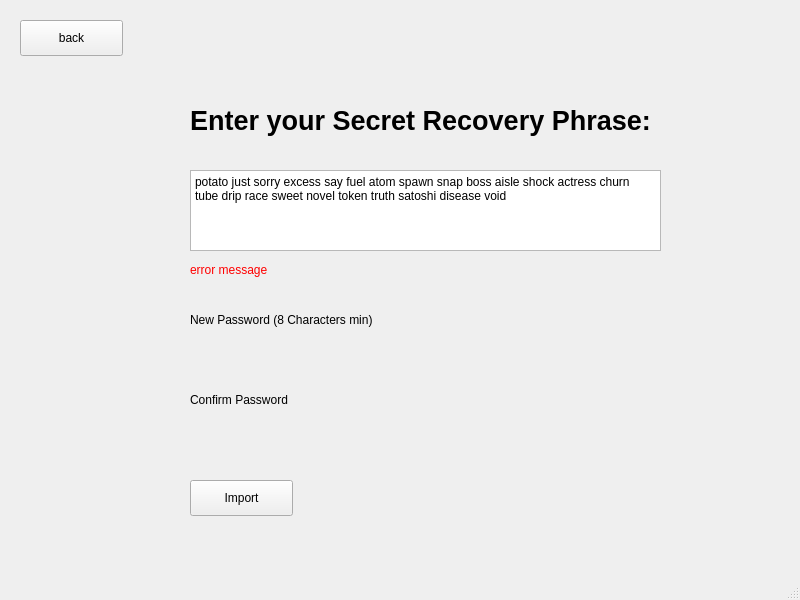
<?xml version="1.0" encoding="UTF-8"?>
<ui version="4.0">
 <class>ImportWalletWindow</class>
 <widget class="QMainWindow" name="ImportWalletWindow">
  <property name="geometry">
   <rect>
    <x>0</x>
    <y>0</y>
    <width>800</width>
    <height>600</height>
   </rect>
  </property>
  <property name="windowTitle">
   <string>Import Wallet</string>
  </property>
  <widget class="QWidget" name="centralwidget">
   <widget class="QLabel" name="label_2">
    <property name="geometry">
     <rect>
      <x>190</x>
      <y>50</y>
      <width>461</width>
      <height>141</height>
     </rect>
    </property>
    <property name="font">
     <font>
      <pointsize>20</pointsize>
      <weight>75</weight>
      <italic>false</italic>
      <bold>true</bold>
     </font>
    </property>
    <property name="text">
     <string>Enter your Secret Recovery Phrase:</string>
    </property>
    <property name="textFormat">
     <enum>Qt::AutoText</enum>
    </property>
    <property name="alignment">
     <set>Qt::AlignCenter</set>
    </property>
   </widget>
   <widget class="QPlainTextEdit" name="seedPhraseEdit">
    <property name="geometry">
     <rect>
      <x>190</x>
      <y>170</y>
      <width>471</width>
      <height>81</height>
     </rect>
    </property>
    <property name="plainText">
     <string>potato just sorry excess say fuel atom spawn snap boss aisle shock actress churn tube drip race sweet novel token truth satoshi disease void</string>
    </property>
   </widget>
   <widget class="QLabel" name="label">
    <property name="geometry">
     <rect>
      <x>190</x>
      <y>310</y>
      <width>281</width>
      <height>19</height>
     </rect>
    </property>
    <property name="text">
     <string>New Password (8 Characters min)</string>
    </property>
   </widget>
   <widget class="QLabel" name="label_3">
    <property name="geometry">
     <rect>
      <x>190</x>
      <y>390</y>
      <width>131</width>
      <height>19</height>
     </rect>
    </property>
    <property name="text">
     <string>Confirm Password</string>
    </property>
   </widget>
   <widget class="QPushButton" name="importBT">
    <property name="geometry">
     <rect>
      <x>190</x>
      <y>480</y>
      <width>103</width>
      <height>36</height>
     </rect>
    </property>
    <property name="text">
     <string>Import</string>
    </property>
   </widget>
   <widget class="QPushButton" name="backBT">
    <property name="geometry">
     <rect>
      <x>20</x>
      <y>20</y>
      <width>103</width>
      <height>36</height>
     </rect>
    </property>
    <property name="text">
     <string>back</string>
    </property>
   </widget>
   <widget class="KPasswordLineEdit" name="passEdit">
    <property name="geometry">
     <rect>
      <x>190</x>
      <y>340</y>
      <width>291</width>
      <height>36</height>
     </rect>
    </property>
   </widget>
   <widget class="KPasswordLineEdit" name="pass2Edit">
    <property name="geometry">
     <rect>
      <x>190</x>
      <y>420</y>
      <width>291</width>
      <height>36</height>
     </rect>
    </property>
   </widget>
   <widget class="QLabel" name="label_4">
    <property name="geometry">
     <rect>
      <x>190</x>
      <y>260</y>
      <width>471</width>
      <height>21</height>
     </rect>
    </property>
    <property name="font">
     <font>
      <weight>50</weight>
      <bold>false</bold>
     </font>
    </property>
    <property name="text">
     <string>&lt;html&gt;&lt;head/&gt;&lt;body&gt;&lt;p&gt;&lt;span style=&quot; color:#ff0000;&quot;&gt;error message&lt;/span&gt;&lt;/p&gt;&lt;/body&gt;&lt;/html&gt;</string>
    </property>
   </widget>
  </widget>
  <widget class="QStatusBar" name="statusbar"/>
 </widget>
 <customwidgets>
  <customwidget>
   <class>KPasswordLineEdit</class>
   <extends>QWidget</extends>
   <header>kpasswordlineedit.h</header>
  </customwidget>
 </customwidgets>
 <resources/>
 <connections/>
</ui>
